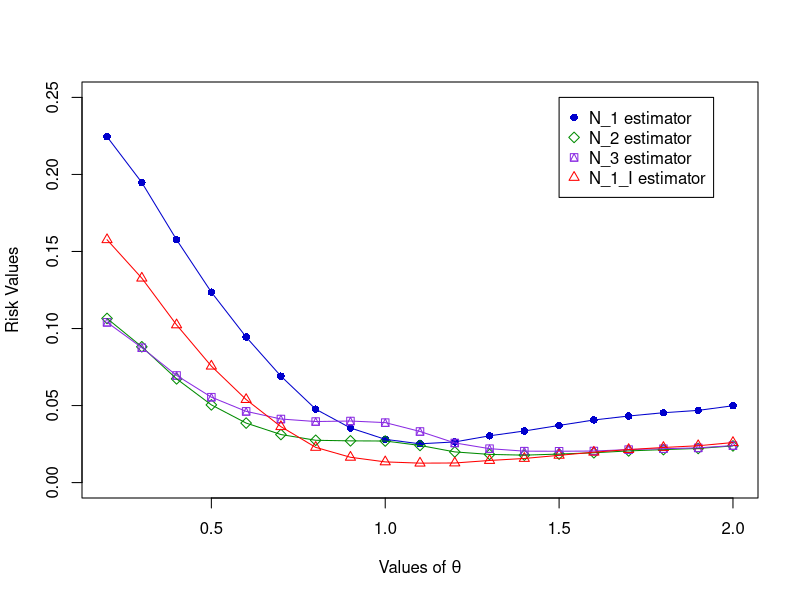

R code for this plot:
set.seed(36)


### CREATING THE SAMPLES ###

# CHARACTERISTICS OF SAMPLES
n1 <- 3
n2 <- 6
theta1 <- 10

theta <- c()
risk_N_1 <- c()
risk_N_2 <- c()
risk_N_3 <- c()
risk_N_1_I <- c()

for (j in 2:20)
{
  theta2 <- j
  theta[j] <- (theta2/theta1)
  
  loss_N_1 <- c()
  loss_N_2 <- c()
  loss_N_3 <- c()
  loss_N_1_I <- c()
  
  for (i in 1:25000)
  {
    # SIMULATING SAMPLES
    sample1 <- c(runif(n1, 0, theta1))
    sample2 <- c(runif(n2, 0, theta2))
    
    
    ### CALCULATION OF VARIOUS ESTIMATORS ###
    
    if (n1<=n2)
    {
      a_star <- (((n1+n2)/(2*n2))^(1/n1))
    } else
    {
      a_star <- (((2*n1)/(n1+n2))^(1/n2))
    }
    X1 <- max(sample1)
    X2 <- max(sample2)
    if (X1> (a_star*X2))
    {
      theta_selected <- theta1
      est_N_1 <- X1
      est_N_2 <- ((n1+1)*X1/n1)
      est_N_3 <- ((((n1+1)/(n1-1))^(1/2))*X1)
    } else
    {
      theta_selected <- theta2
      est_N_1 <- X2
      est_N_2 <- ((n2+1)*X2/n2)
      est_N_3 <- ((((n2+1)/(n2-1))^(1/2))*X2)
    }
    
    est_N_1_I <- (((n1+n2+1)/(n1+n2-1))^(1/2))*est_N_1
    
    
    ### CALCULATING LOSSES OF VARIOUS ESTIMATORS ###
    loss_N_1[i] <- ((est_N_1/theta_selected)+(theta_selected/est_N_1)-2)
    loss_N_2[i] <- ((est_N_2/theta_selected)+(theta_selected/est_N_2)-2)
    loss_N_3[i] <- ((est_N_3/theta_selected)+(theta_selected/est_N_3)-2)
    loss_N_1_I[i] <- ((est_N_1_I/theta_selected)+(theta_selected/est_N_1_I)-2)
  }
  
  
  ### CALCULATING RISKS ###
  risk_N_1[j] <- mean(loss_N_1)
  risk_N_2[j] <- mean(loss_N_2)
  risk_N_3[j] <- mean(loss_N_3)
  risk_N_1_I[j] <- mean(loss_N_1_I)
}

theta <- theta[-1]
risk_N_1 <- risk_N_1[-1]
risk_N_2 <- risk_N_2[-1]
risk_N_3 <- risk_N_3[-1]
risk_N_1_I <- risk_N_1_I[-1]

cat("\n",
    "theta= (", theta, ")\n",
    "Risks of N_1 estimator= (", risk_N_1, ")\n",
    "Risks of N_2 estimator= (", risk_N_2, ")\n",
    "Risks of N_3 estimator= (", risk_N_3, ")\n",
    "Risks of N_1_I estimator= (", risk_N_1_I, ")\n"
)


### PLOTTING COMPARISON ###
matplot(theta, cbind(risk_N_1, risk_N_2, risk_N_3, risk_N_1_I), xlim = c(0.2, 2), ylim = c(0, 0.25),
        xlab = expression(paste("Values of ", theta)), ylab = "Risk Values", pch = c(16, 5, 14, 2),
        col = c("blue3", "green4", "blueviolet", "red"))
legend(1.5, 0.25, legend = c("N_1 estimator", "N_2 estimator", "N_3 estimator","N_1_I estimator"),
       pch = c(16, 5, 14, 2), col = c("blue3", "green4", "blueviolet", "red"))
lines(theta, risk_N_1, col = "blue3", pch = 16)
lines(theta, risk_N_2, col = "green4", pch = 5)
lines(theta, risk_N_3, col = "blueviolet", pch = 14)
lines(theta, risk_N_1_I, col = "red", pch = 2)